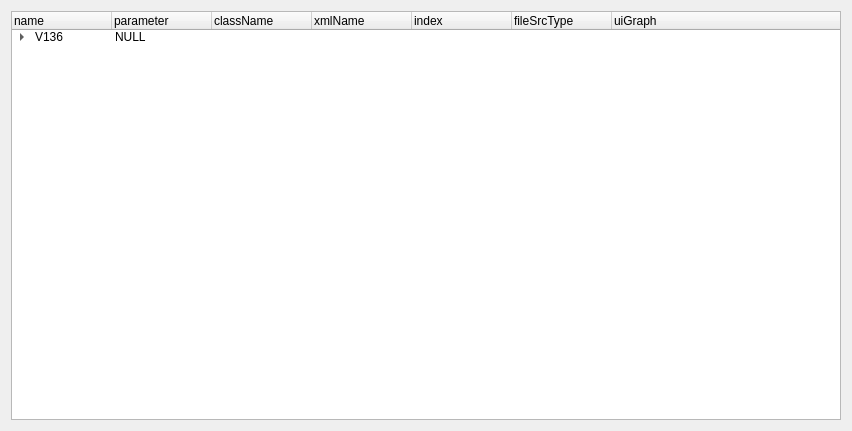
<?xml version="1.0" encoding="UTF-8"?>
<ui version="4.0">
 <class>Form</class>
 <widget class="QWidget" name="Form">
  <property name="geometry">
   <rect>
    <x>0</x>
    <y>0</y>
    <width>852</width>
    <height>431</height>
   </rect>
  </property>
  <property name="windowTitle">
   <string>Form</string>
  </property>
  <layout class="QVBoxLayout" name="verticalLayout">
   <item>
    <widget class="QTreeWidget" name="treeWidget">
     <column>
      <property name="text">
       <string>name</string>
      </property>
     </column>
     <column>
      <property name="text">
       <string>parameter</string>
      </property>
     </column>
     <column>
      <property name="text">
       <string>className</string>
      </property>
     </column>
     <column>
      <property name="text">
       <string>xmlName</string>
      </property>
     </column>
     <column>
      <property name="text">
       <string>index</string>
      </property>
     </column>
     <column>
      <property name="text">
       <string>fileSrcType</string>
      </property>
     </column>
     <column>
      <property name="text">
       <string>uiGraph</string>
      </property>
     </column>
     <item>
      <property name="text">
       <string>V136</string>
      </property>
      <property name="text">
       <string>NULL</string>
      </property>
      <property name="text">
       <string/>
      </property>
      <property name="text">
       <string/>
      </property>
      <property name="text">
       <string/>
      </property>
      <property name="text">
       <string/>
      </property>
      <item>
       <property name="text">
        <string>Axis</string>
       </property>
       <property name="text">
        <string>NULL</string>
       </property>
       <property name="text">
        <string/>
       </property>
       <property name="text">
        <string/>
       </property>
       <property name="text">
        <string/>
       </property>
       <property name="text">
        <string/>
       </property>
       <item>
        <property name="text">
         <string>Motor</string>
        </property>
        <property name="text">
         <string>NULL</string>
        </property>
        <property name="text">
         <string>UiMotor</string>
        </property>
        <property name="text">
         <string>PrmFuncMotor</string>
        </property>
        <property name="text">
         <string>0</string>
        </property>
        <property name="text">
         <string>1</string>
        </property>
        <property name="text">
         <string>GraphMotor129</string>
        </property>
       </item>
       <item>
        <property name="text">
         <string>Encoder</string>
        </property>
        <property name="text">
         <string>NULL</string>
        </property>
        <property name="text">
         <string>UiEncoder</string>
        </property>
        <property name="text">
         <string>PrmFuncEncoder</string>
        </property>
        <property name="text">
         <string>1</string>
        </property>
        <property name="text">
         <string>1</string>
        </property>
        <property name="text">
         <string>GraphEncoder130</string>
        </property>
       </item>
       <item>
        <property name="text">
         <string>Power</string>
        </property>
        <property name="text">
         <string>NULL</string>
        </property>
        <property name="text">
         <string>UiPower</string>
        </property>
        <property name="text">
         <string>PrmFuncPower</string>
        </property>
        <property name="text">
         <string>2</string>
        </property>
        <property name="text">
         <string>1</string>
        </property>
        <property name="text">
         <string>GraphPower129</string>
        </property>
       </item>
       <item>
        <property name="text">
         <string>Current</string>
        </property>
        <property name="text">
         <string>NULL</string>
        </property>
        <property name="text">
         <string>UiCurrent</string>
        </property>
        <property name="text">
         <string>PrmFuncCurrentloop</string>
        </property>
        <property name="text">
         <string>3</string>
        </property>
        <property name="text">
         <string>1</string>
        </property>
        <property name="text">
         <string>GraphCurrent133</string>
        </property>
       </item>
       <item>
        <property name="text">
         <string>Velocity</string>
        </property>
        <property name="text">
         <string>NULL</string>
        </property>
        <property name="text">
         <string>UiVelocity</string>
        </property>
        <property name="text">
         <string>PrmFuncSpeedloop</string>
        </property>
        <property name="text">
         <string>4</string>
        </property>
        <property name="text">
         <string>1</string>
        </property>
        <property name="text">
         <string>GraphVelocity133</string>
        </property>
       </item>
       <item>
        <property name="text">
         <string>Position</string>
        </property>
        <property name="text">
         <string>NULL</string>
        </property>
        <property name="text">
         <string>UiPosition</string>
        </property>
        <property name="text">
         <string>PrmFuncPositionloop</string>
        </property>
        <property name="text">
         <string>5</string>
        </property>
        <property name="text">
         <string>1</string>
        </property>
        <property name="text">
         <string>GraphPosition133</string>
        </property>
       </item>
       <item>
        <property name="text">
         <string>Brake</string>
        </property>
        <property name="text">
         <string>NULL</string>
        </property>
        <property name="text">
         <string>UiBrake</string>
        </property>
        <property name="text">
         <string>PrmFuncBrake</string>
        </property>
        <property name="text">
         <string>6</string>
        </property>
        <property name="text">
         <string>1</string>
        </property>
        <property name="text">
         <string>GraphBrake129</string>
        </property>
       </item>
       <item>
        <property name="text">
         <string>Status</string>
        </property>
        <property name="text">
         <string>NULL</string>
        </property>
        <property name="text">
         <string>UiStatus</string>
        </property>
        <property name="text">
         <string>PrmFuncDeviceStatus</string>
        </property>
        <property name="text">
         <string>7</string>
        </property>
        <property name="text">
         <string>0</string>
        </property>
        <property name="text">
         <string>GraphStatus136</string>
        </property>
       </item>
       <item>
        <property name="text">
         <string>RAM</string>
        </property>
        <property name="text">
         <string>NULL</string>
        </property>
        <property name="text">
         <string>UiRAM</string>
        </property>
        <property name="text">
         <string>PrmRAMAxis</string>
        </property>
        <property name="text">
         <string>8</string>
        </property>
        <property name="text">
         <string>1</string>
        </property>
        <property name="text">
         <string>NULL</string>
        </property>
       </item>
       <item>
        <property name="text">
         <string>FLASH</string>
        </property>
        <property name="text">
         <string>NULL</string>
        </property>
        <property name="text">
         <string>UiFLASH</string>
        </property>
        <property name="text">
         <string>PrmFlashAxis</string>
        </property>
        <property name="text">
         <string>9</string>
        </property>
        <property name="text">
         <string>1</string>
        </property>
        <property name="text">
         <string>NULL</string>
        </property>
       </item>
      </item>
      <item>
       <property name="text">
        <string>UiGlobal</string>
       </property>
       <property name="text">
        <string>NULL</string>
       </property>
       <property name="text">
        <string/>
       </property>
       <property name="text">
        <string/>
       </property>
       <property name="text">
        <string/>
       </property>
       <property name="text">
        <string/>
       </property>
       <item>
        <property name="text">
         <string>IO</string>
        </property>
        <property name="text">
         <string>NULL</string>
        </property>
        <property name="text">
         <string>UiIO</string>
        </property>
        <property name="text">
         <string>PrmIO</string>
        </property>
        <property name="text">
         <string/>
        </property>
        <property name="text">
         <string>0</string>
        </property>
        <property name="text">
         <string>GraphIO133</string>
        </property>
       </item>
      </item>
      <item>
       <property name="text">
        <string>Global</string>
       </property>
       <item>
        <property name="text">
         <string>Plot</string>
        </property>
        <property name="text">
         <string>NULL</string>
        </property>
       </item>
      </item>
     </item>
    </widget>
   </item>
  </layout>
 </widget>
 <resources/>
 <connections/>
</ui>
